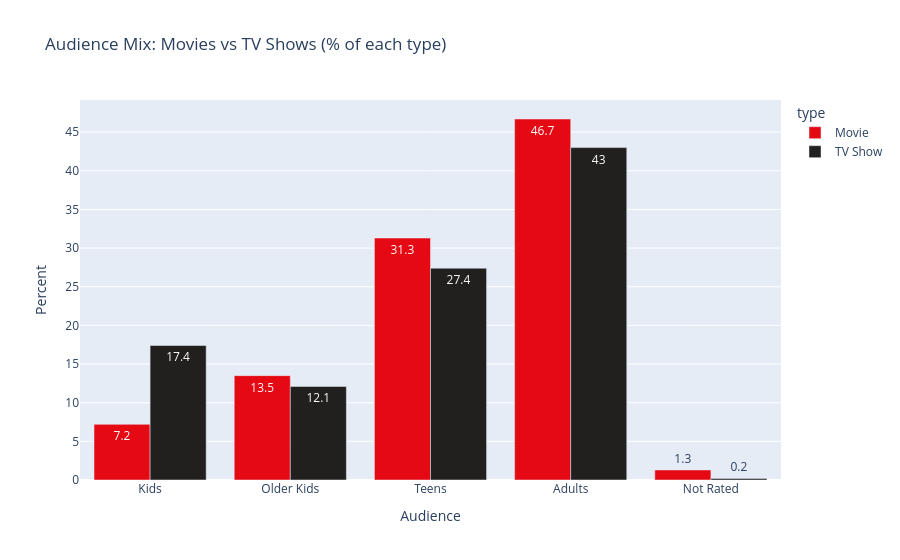

The cell this chart's notebook holds for it:
### Code cell
ct = (pd.crosstab(df["type"], df["rating_group"], normalize="index") * 100).round(1).reset_index()
long = ct.melt(id_vars="type", var_name="Audience", value_name="Percent")

fig = px.bar(
    long, x="Audience", y="Percent", color="type", barmode="group", text="Percent",
    category_orders={"Audience": ["Kids", "Older Kids", "Teens", "Adults", "Not Rated"]},
    color_discrete_map={"Movie": "#E50914", "TV Show": "#221F1F"},
    title="Audience Mix: Movies vs TV Shows (% of each type)",
)
fig.show()

### Figure 1 — Plotly figure (JSON) as saved in the notebook; plotly's stock layout.template omitted (floating-point values rounded to 4 significant figures)
{"data": [{"alignmentgroup": "True", "hovertemplate": "type=Movie<br>Audience=%{x}<br>Percent=%{text}<extra></extra>", "legendgroup": "Movie", "marker": {"color": "#E50914", "pattern": {"shape": ""}}, "name": "Movie", "offsetgroup": "Movie", "orientation": "v", "showlegend": true, "text": [46.7, 7.2, 1.3, 13.5, 31.3], "textposition": "auto", "type": "bar", "x": ["Adults", "Kids", "Not Rated", "Older Kids", "Teens"], "xaxis": "x", "y": [46.7, 7.2, 1.3, 13.5, 31.3], "yaxis": "y"}, {"alignmentgroup": "True", "hovertemplate": "type=TV Show<br>Audience=%{x}<br>Percent=%{text}<extra></extra>", "legendgroup": "TV Show", "marker": {"color": "#221F1F", "pattern": {"shape": ""}}, "name": "TV Show", "offsetgroup": "TV Show", "orientation": "v", "showlegend": true, "text": [43.0, 17.4, 0.2, 12.1, 27.4], "textposition": "auto", "type": "bar", "x": ["Adults", "Kids", "Not Rated", "Older Kids", "Teens"], "xaxis": "x", "y": [43.0, 17.4, 0.2, 12.1, 27.4], "yaxis": "y"}], "layout": {"barmode": "group", "legend": {"title": {"text": "type"}, "tracegroupgap": 0}, "title": {"text": "Audience Mix: Movies vs TV Shows (% of each type)"}, "xaxis": {"anchor": "y", "categoryarray": ["Kids", "Older Kids", "Teens", "Adults", "Not Rated"], "categoryorder": "array", "domain": [0, 1], "title": {"text": "Audience"}}, "yaxis": {"anchor": "x", "domain": [0, 1], "title": {"text": "Percent"}}}}
